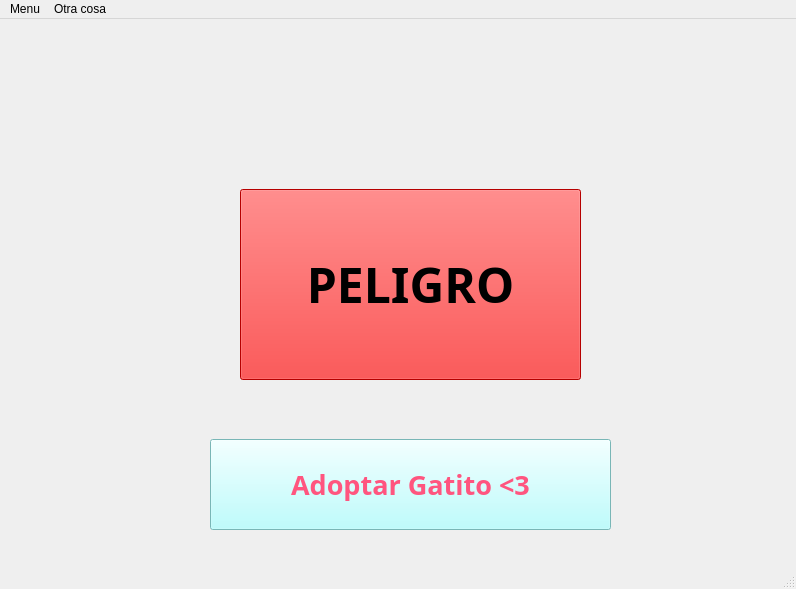
<?xml version="1.0" encoding="UTF-8"?>
<ui version="4.0">
 <class>MainWindow</class>
 <widget class="QMainWindow" name="MainWindow">
  <property name="geometry">
   <rect>
    <x>0</x>
    <y>0</y>
    <width>796</width>
    <height>589</height>
   </rect>
  </property>
  <property name="windowTitle">
   <string>MainWindow</string>
  </property>
  <widget class="QWidget" name="centralwidget">
   <widget class="QWidget" name="widget_peligro" native="true">
    <property name="geometry">
     <rect>
      <x>0</x>
      <y>0</y>
      <width>801</width>
      <height>551</height>
     </rect>
    </property>
    <widget class="QPushButton" name="boton_peligro">
     <property name="geometry">
      <rect>
       <x>240</x>
       <y>170</y>
       <width>341</width>
       <height>191</height>
      </rect>
     </property>
     <property name="font">
      <font>
       <family>Arial Black</family>
       <pointsize>36</pointsize>
       <weight>75</weight>
       <bold>true</bold>
      </font>
     </property>
     <property name="styleSheet">
      <string notr="true">background-color: rgb(255, 0, 0);</string>
     </property>
     <property name="text">
      <string>PELIGRO</string>
     </property>
    </widget>
    <widget class="QLabel" name="fondo_peligro">
     <property name="geometry">
      <rect>
       <x>0</x>
       <y>-110</y>
       <width>801</width>
       <height>701</height>
      </rect>
     </property>
     <property name="text">
      <string/>
     </property>
     <property name="pixmap">
      <pixmap>../imagenes/caution-background.jpg</pixmap>
     </property>
     <property name="scaledContents">
      <bool>true</bool>
     </property>
    </widget>
    <zorder>fondo_peligro</zorder>
    <zorder>boton_peligro</zorder>
   </widget>
   <widget class="QWidget" name="widget_sorpresa" native="true">
    <property name="geometry">
     <rect>
      <x>0</x>
      <y>0</y>
      <width>801</width>
      <height>551</height>
     </rect>
    </property>
    <widget class="QLabel" name="gatito">
     <property name="geometry">
      <rect>
       <x>-30</x>
       <y>0</y>
       <width>851</width>
       <height>551</height>
      </rect>
     </property>
     <property name="text">
      <string/>
     </property>
     <property name="pixmap">
      <pixmap>../imagenes/gatito.jpg</pixmap>
     </property>
     <property name="scaledContents">
      <bool>true</bool>
     </property>
    </widget>
    <widget class="QPushButton" name="boton_adopcion">
     <property name="geometry">
      <rect>
       <x>210</x>
       <y>420</y>
       <width>401</width>
       <height>91</height>
      </rect>
     </property>
     <property name="font">
      <font>
       <family>Arial Black</family>
       <pointsize>20</pointsize>
       <weight>75</weight>
       <bold>true</bold>
      </font>
     </property>
     <property name="styleSheet">
      <string notr="true">background-color: rgb(170, 255, 255);
color: rgb(255, 85, 127);</string>
     </property>
     <property name="text">
      <string>Adoptar Gatito &lt;3</string>
     </property>
    </widget>
   </widget>
  </widget>
  <widget class="QMenuBar" name="menubar">
   <property name="geometry">
    <rect>
     <x>0</x>
     <y>0</y>
     <width>796</width>
     <height>21</height>
    </rect>
   </property>
   <widget class="QMenu" name="menuMenu">
    <property name="title">
     <string>Menu</string>
    </property>
    <addaction name="actionEsto_no_hace_nada"/>
    <addaction name="actionEsto_tampoco"/>
   </widget>
   <widget class="QMenu" name="menuOtra_cosa">
    <property name="title">
     <string>Otra cosa</string>
    </property>
    <addaction name="actionHoli"/>
   </widget>
   <addaction name="menuMenu"/>
   <addaction name="menuOtra_cosa"/>
  </widget>
  <widget class="QStatusBar" name="statusbar"/>
  <action name="actionEsto_no_hace_nada">
   <property name="text">
    <string>Esto no hace nada</string>
   </property>
  </action>
  <action name="actionEsto_tampoco">
   <property name="text">
    <string>Esto tampoco</string>
   </property>
  </action>
  <action name="actionHoli">
   <property name="text">
    <string>Holi</string>
   </property>
  </action>
 </widget>
 <resources/>
 <connections>
  <connection>
   <sender>boton_peligro</sender>
   <signal>clicked()</signal>
   <receiver>widget_sorpresa</receiver>
   <slot>show()</slot>
   <hints>
    <hint type="sourcelabel">
     <x>410</x>
     <y>291</y>
    </hint>
    <hint type="destinationlabel">
     <x>400</x>
     <y>301</y>
    </hint>
   </hints>
  </connection>
 </connections>
</ui>
